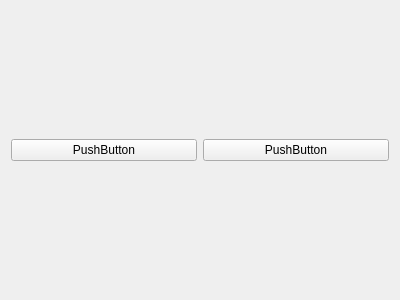
<?xml version="1.0" encoding="UTF-8"?>
<ui version="4.0">
    <class>Form</class>
    <widget class="QWidget" name="Form">
        <property name="geometry">
            <rect>
                <x>0</x>
                <y>0</y>
                <width>400</width>
                <height>300</height>
            </rect>
        </property>
        <property name="windowTitle">
            <string>Form</string>
        </property>
        <layout class="QGridLayout" name="gridLayout">
            <item row="0" column="0">
                <widget class="QPushButton" name="open_dock_area">
                    <property name="text">
                        <string>PushButton</string>
                    </property>
                </widget>
            </item>
            <item row="0" column="1">
                <widget class="QPushButton" name="open_auto_update_dock_area">
                    <property name="text">
                        <string>PushButton</string>
                    </property>
                </widget>
            </item>
        </layout>
    </widget>
    <resources/>
    <connections/>
</ui>
